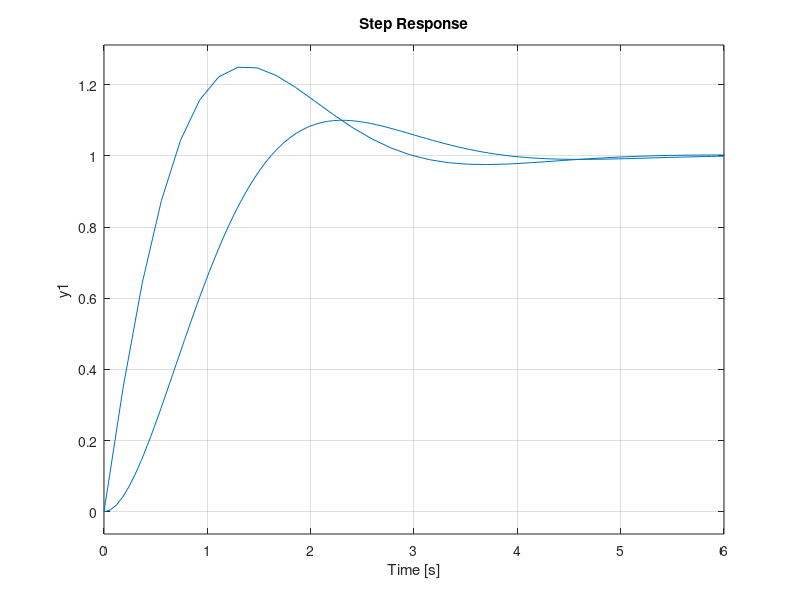
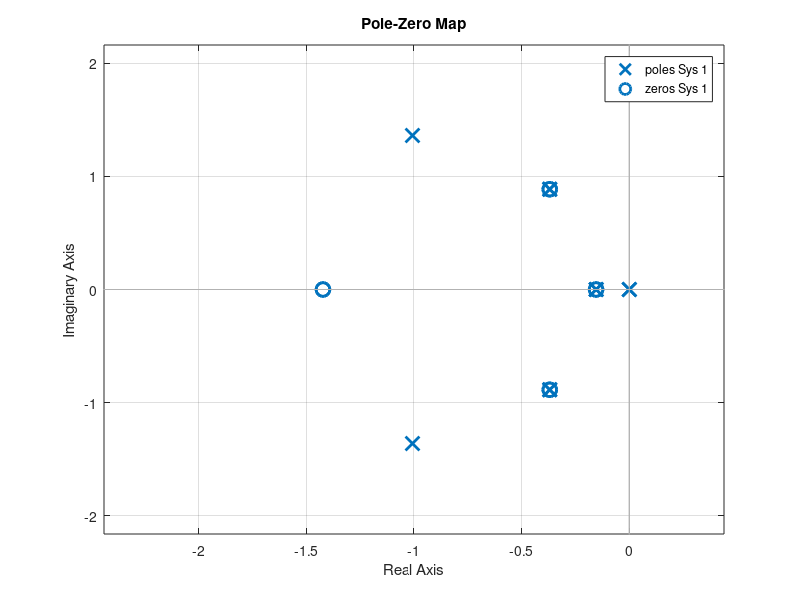

MATLAB code for these plots, in order:
D = 0;
P = 1.75;
I = 2.49;

Gp = tf([1.151,0.1774],[1,0.739,0.921,0]);

Gc1 = tf([D,P,I],[1,0]);
Gc2 = tf([1,0.739,0.921],[1,0.1541]);
Gc = Gc2*Gc1;

F = feedback(Gc*Gp,1);

Gd = tf(2.86,[1,2,2.86]);

figure(1)
step(F)
hold on
step(Gd)
hold off

figure(2)
pzmap(F)
hold on
pzmap(Gc*Gp)
hold off
